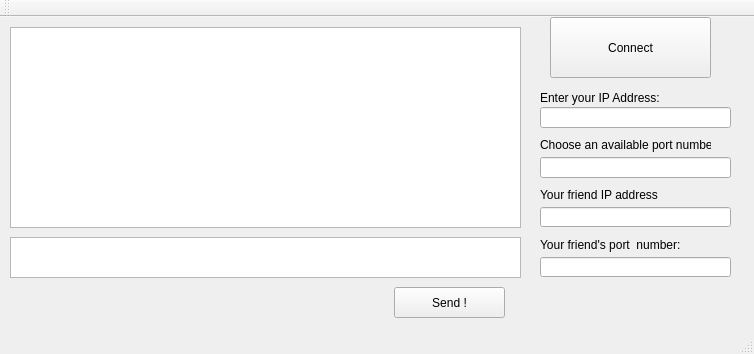
<?xml version="1.0" encoding="UTF-8"?>
<ui version="4.0">
 <class>MainWindow</class>
 <widget class="QMainWindow" name="MainWindow">
  <property name="geometry">
   <rect>
    <x>0</x>
    <y>0</y>
    <width>754</width>
    <height>354</height>
   </rect>
  </property>
  <property name="windowTitle">
   <string>MainWindow</string>
  </property>
  <widget class="QWidget" name="centralWidget">
   <widget class="QPushButton" name="Connect">
    <property name="geometry">
     <rect>
      <x>550</x>
      <y>0</y>
      <width>161</width>
      <height>61</height>
     </rect>
    </property>
    <property name="text">
     <string>Connect</string>
    </property>
   </widget>
   <widget class="QLabel" name="label">
    <property name="geometry">
     <rect>
      <x>540</x>
      <y>70</y>
      <width>151</width>
      <height>21</height>
     </rect>
    </property>
    <property name="text">
     <string>Enter your IP Address: </string>
    </property>
    <property name="textFormat">
     <enum>Qt::AutoText</enum>
    </property>
    <property name="scaledContents">
     <bool>false</bool>
    </property>
   </widget>
   <widget class="QLabel" name="label_2">
    <property name="geometry">
     <rect>
      <x>540</x>
      <y>120</y>
      <width>171</width>
      <height>16</height>
     </rect>
    </property>
    <property name="text">
     <string>Choose an available port number:</string>
    </property>
   </widget>
   <widget class="QLineEdit" name="myPort">
    <property name="geometry">
     <rect>
      <x>540</x>
      <y>140</y>
      <width>191</width>
      <height>21</height>
     </rect>
    </property>
   </widget>
   <widget class="QLineEdit" name="myIP">
    <property name="geometry">
     <rect>
      <x>540</x>
      <y>90</y>
      <width>191</width>
      <height>21</height>
     </rect>
    </property>
   </widget>
   <widget class="QLabel" name="label_3">
    <property name="geometry">
     <rect>
      <x>540</x>
      <y>170</y>
      <width>181</width>
      <height>16</height>
     </rect>
    </property>
    <property name="text">
     <string>Your friend IP address</string>
    </property>
   </widget>
   <widget class="QLineEdit" name="yourIP">
    <property name="geometry">
     <rect>
      <x>540</x>
      <y>190</y>
      <width>191</width>
      <height>20</height>
     </rect>
    </property>
   </widget>
   <widget class="QLabel" name="label_4">
    <property name="geometry">
     <rect>
      <x>540</x>
      <y>220</y>
      <width>161</width>
      <height>16</height>
     </rect>
    </property>
    <property name="text">
     <string>Your friend's port  number:</string>
    </property>
   </widget>
   <widget class="QLineEdit" name="yourPort">
    <property name="geometry">
     <rect>
      <x>540</x>
      <y>240</y>
      <width>191</width>
      <height>20</height>
     </rect>
    </property>
   </widget>
   <widget class="QPushButton" name="Send">
    <property name="geometry">
     <rect>
      <x>394</x>
      <y>270</y>
      <width>111</width>
      <height>31</height>
     </rect>
    </property>
    <property name="text">
     <string>Send !</string>
    </property>
   </widget>
   <widget class="QTextEdit" name="Chat">
    <property name="geometry">
     <rect>
      <x>10</x>
      <y>10</y>
      <width>511</width>
      <height>201</height>
     </rect>
    </property>
   </widget>
   <widget class="QTextEdit" name="input">
    <property name="geometry">
     <rect>
      <x>10</x>
      <y>220</y>
      <width>511</width>
      <height>41</height>
     </rect>
    </property>
   </widget>
  </widget>
  <widget class="QMenuBar" name="menuBar">
   <property name="geometry">
    <rect>
     <x>0</x>
     <y>0</y>
     <width>754</width>
     <height>21</height>
    </rect>
   </property>
  </widget>
  <widget class="QToolBar" name="mainToolBar">
   <attribute name="toolBarArea">
    <enum>TopToolBarArea</enum>
   </attribute>
   <attribute name="toolBarBreak">
    <bool>false</bool>
   </attribute>
  </widget>
  <widget class="QStatusBar" name="statusBar"/>
 </widget>
 <layoutdefault spacing="6" margin="11"/>
 <resources/>
 <connections/>
</ui>
